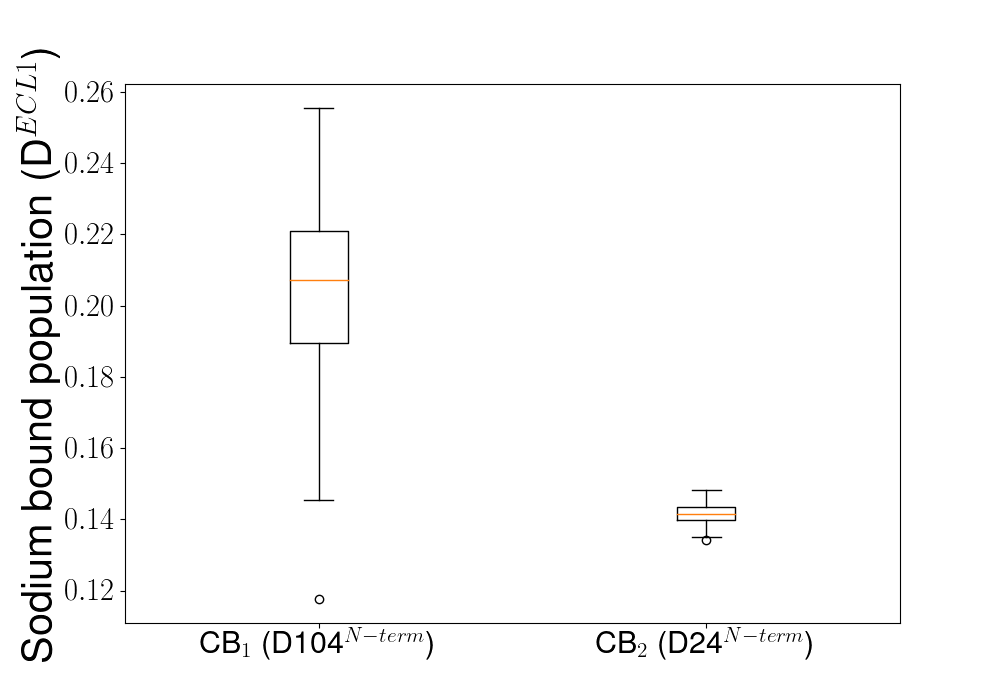

Write the Python code that produced this figure.
import numpy as np
import matplotlib.pyplot as plt
import pickle
import matplotlib as mpl
from matplotlib import rc


#######################################Initialization##############################################
fraction_CB1 = np.empty(200)
fraction_CB2 = np.empty(200)

#####################################Fraction calculations for each bootstrap sample####################
for j in range(200):        #CB1
    CB1_fractions = pickle.load(open("../CB1_bootstraping/bt_80_" + str(j) +"_Nterm_fraction.pkl",'rb'))
    msm = pickle.load(open("../CB1_bootstraping/bt_80_" + str(j) +"_msm.pkl",'rb'))
    CB1_fractions_con = np.concatenate(CB1_fractions)
    weights = np.concatenate(msm.trajectory_weights())
    fraction_CB1[j] = np.dot(CB1_fractions_con,weights)

for j in range(200):        #CB2
    CB2_fractions = pickle.load(open("../CB2_bootstraping/bt_80_" + str(j) +"_Nterm_fraction.pkl",'rb'))
    msm = pickle.load(open("../CB2_bootstraping/bt_80_" + str(j) +"_msm.pkl",'rb'))
    CB2_fractions_con = np.concatenate(CB2_fractions)
    weights = np.concatenate(msm.trajectory_weights())
    fraction_CB2[j] = np.dot(CB2_fractions_con,weights)

 
fraction = [fraction_CB1,fraction_CB2]

#######################################Figure Specification##############################################
hfont = {'fontname':'Helvetica','fontweight':'bold'}
rc('text', usetex=True)
rc('font',**{'family':'sans-serif','sans-serif':['Helvetica']})   #Figure font definition

fig_wid = 10        #Width of the genarated figure
fig_hig = 7         #length of the genarated figure


#######################################Box plot##############################################
fig, axs = plt.subplots(1,1,figsize=(fig_wid,fig_hig)) 

axs.boxplot(fraction)       #box plot 

plt.xticks(fontsize=22)     #x-axis tick size                                         
plt.yticks(fontsize=22)     #x-axis tick size

plt.xticks([1, 2], ['CB$_1$ (D104$^{N-term}$)', 'CB$_2$ (D24$^{N-term}$)'])                 #x-axis label
plt.ylabel('Sodium bound population (D$^{ECL1}$)',**hfont,fontsize=30)                      #y-axis label 

plt.savefig('Figure_3C.png')

